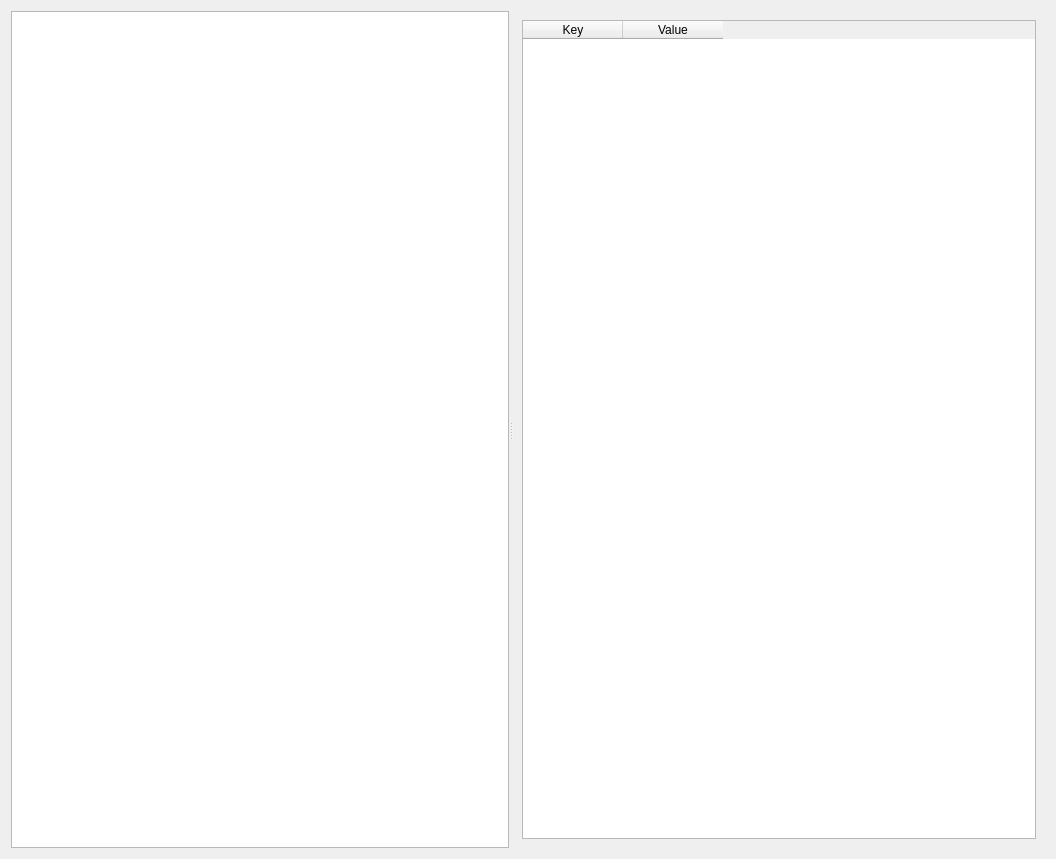
<?xml version="1.0" encoding="UTF-8"?>
<ui version="4.0">
 <class>SavedGameSessionDataView</class>
 <widget class="QWidget" name="SavedGameSessionDataView">
  <property name="geometry">
   <rect>
    <x>0</x>
    <y>0</y>
    <width>1056</width>
    <height>859</height>
   </rect>
  </property>
  <property name="windowTitle">
   <string>Form</string>
  </property>
  <layout class="QVBoxLayout" name="verticalLayout_5">
   <item>
    <widget class="QSplitter" name="splitter">
     <property name="orientation">
      <enum>Qt::Horizontal</enum>
     </property>
     <widget class="QTreeWidget" name="treeWidget">
      <property name="sizePolicy">
       <sizepolicy hsizetype="Expanding" vsizetype="Expanding">
        <horstretch>0</horstretch>
        <verstretch>0</verstretch>
       </sizepolicy>
      </property>
      <attribute name="headerVisible">
       <bool>false</bool>
      </attribute>
      <column>
       <property name="text">
        <string/>
       </property>
      </column>
     </widget>
     <widget class="QStackedWidget" name="stackedWidget">
      <property name="currentIndex">
       <number>0</number>
      </property>
      <widget class="QWidget" name="page_gameInfo">
       <layout class="QVBoxLayout" name="verticalLayout_4">
        <item>
         <widget class="QTableWidget" name="tableWidget_gameInfo">
          <column>
           <property name="text">
            <string>Key</string>
           </property>
          </column>
          <column>
           <property name="text">
            <string>Value</string>
           </property>
          </column>
         </widget>
        </item>
       </layout>
      </widget>
      <widget class="QWidget" name="page_stageIDs">
       <layout class="QVBoxLayout" name="verticalLayout">
        <item>
         <widget class="QTableWidget" name="tableWidget_stageIDs">
          <column>
           <property name="text">
            <string>Stage ID</string>
           </property>
          </column>
          <column>
           <property name="text">
            <string>Name</string>
           </property>
          </column>
         </widget>
        </item>
       </layout>
      </widget>
      <widget class="QWidget" name="page_fighterIDs">
       <layout class="QVBoxLayout" name="verticalLayout_2">
        <item>
         <widget class="QTableWidget" name="tableWidget_fighterIDs">
          <column>
           <property name="text">
            <string>Fighter ID</string>
           </property>
          </column>
          <column>
           <property name="text">
            <string>Name</string>
           </property>
          </column>
         </widget>
        </item>
       </layout>
      </widget>
      <widget class="QWidget" name="page_baseStatusIDs">
       <layout class="QVBoxLayout" name="verticalLayout_3">
        <item>
         <widget class="QTableWidget" name="tableWidget_baseStatusIDs">
          <column>
           <property name="text">
            <string>Status ID</string>
           </property>
          </column>
          <column>
           <property name="text">
            <string>Enum Name</string>
           </property>
          </column>
          <column>
           <property name="text">
            <string>Short Name</string>
           </property>
          </column>
          <column>
           <property name="text">
            <string>Custom Name</string>
           </property>
          </column>
         </widget>
        </item>
       </layout>
      </widget>
      <widget class="QWidget" name="page_specificStatusIDs">
       <layout class="QVBoxLayout" name="verticalLayout_7">
        <item>
         <widget class="QTableWidget" name="tableWidget_specificStatusIDs">
          <column>
           <property name="text">
            <string>Fighter ID</string>
           </property>
          </column>
          <column>
           <property name="text">
            <string>Status ID</string>
           </property>
          </column>
          <column>
           <property name="text">
            <string>Enum Name</string>
           </property>
          </column>
          <column>
           <property name="text">
            <string>Short Name</string>
           </property>
          </column>
          <column>
           <property name="text">
            <string>Custom Name</string>
           </property>
          </column>
         </widget>
        </item>
       </layout>
      </widget>
      <widget class="QWidget" name="page_hitStatusIDs">
       <layout class="QVBoxLayout" name="verticalLayout_6">
        <item>
         <widget class="QTableWidget" name="tableWidget_hitStatusIDs">
          <column>
           <property name="text">
            <string>Hit Status ID</string>
           </property>
          </column>
          <column>
           <property name="text">
            <string>Enum Name</string>
           </property>
          </column>
         </widget>
        </item>
       </layout>
      </widget>
      <widget class="QWidget" name="page_playerData">
       <layout class="QVBoxLayout" name="verticalLayout_8">
        <item>
         <widget class="QStackedWidget" name="stackedWidget_playerData"/>
        </item>
       </layout>
      </widget>
     </widget>
    </widget>
   </item>
  </layout>
 </widget>
 <resources/>
 <connections/>
</ui>
